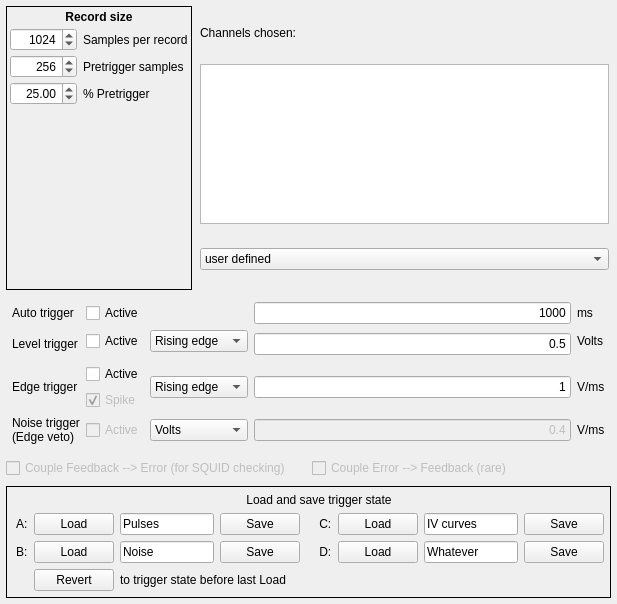
<?xml version="1.0" encoding="UTF-8"?>
<ui version="4.0">
 <class>triggerConfigTab</class>
 <widget class="QWidget" name="triggerConfigTab">
  <property name="geometry">
   <rect>
    <x>0</x>
    <y>0</y>
    <width>617</width>
    <height>604</height>
   </rect>
  </property>
  <property name="sizePolicy">
   <sizepolicy hsizetype="MinimumExpanding" vsizetype="MinimumExpanding">
    <horstretch>0</horstretch>
    <verstretch>0</verstretch>
   </sizepolicy>
  </property>
  <property name="windowTitle">
   <string>Form</string>
  </property>
  <layout class="QVBoxLayout" name="verticalLayout">
   <property name="leftMargin">
    <number>6</number>
   </property>
   <property name="topMargin">
    <number>6</number>
   </property>
   <property name="rightMargin">
    <number>6</number>
   </property>
   <property name="bottomMargin">
    <number>6</number>
   </property>
   <item>
    <layout class="QHBoxLayout" name="horizontalLayout">
     <item>
      <widget class="QFrame" name="recordSizeFrame">
       <property name="frameShape">
        <enum>QFrame::Panel</enum>
       </property>
       <layout class="QGridLayout" name="recordDetailLayout">
        <property name="leftMargin">
         <number>3</number>
        </property>
        <property name="topMargin">
         <number>3</number>
        </property>
        <property name="rightMargin">
         <number>3</number>
        </property>
        <property name="bottomMargin">
         <number>3</number>
        </property>
        <property name="horizontalSpacing">
         <number>6</number>
        </property>
        <property name="verticalSpacing">
         <number>4</number>
        </property>
        <item row="2" column="1">
         <widget class="QLabel" name="pretrigLengthLabel">
          <property name="text">
           <string>Pretrigger samples</string>
          </property>
         </widget>
        </item>
        <item row="2" column="0">
         <widget class="QSpinBox" name="pretrigLengthSpinBox">
          <property name="alignment">
           <set>Qt::AlignRight|Qt::AlignTrailing|Qt::AlignVCenter</set>
          </property>
          <property name="keyboardTracking">
           <bool>false</bool>
          </property>
          <property name="minimum">
           <number>3</number>
          </property>
          <property name="maximum">
           <number>65536</number>
          </property>
          <property name="value">
           <number>256</number>
          </property>
         </widget>
        </item>
        <item row="3" column="1">
         <widget class="QLabel" name="pretrigPercentLabel">
          <property name="text">
           <string>% Pretrigger</string>
          </property>
         </widget>
        </item>
        <item row="1" column="1">
         <widget class="QLabel" name="recordLengthLabel">
          <property name="text">
           <string>Samples per record</string>
          </property>
         </widget>
        </item>
        <item row="4" column="0">
         <spacer name="verticalSpacer">
          <property name="orientation">
           <enum>Qt::Vertical</enum>
          </property>
          <property name="sizeHint" stdset="0">
           <size>
            <width>20</width>
            <height>40</height>
           </size>
          </property>
         </spacer>
        </item>
        <item row="1" column="0">
         <widget class="QSpinBox" name="recordLengthSpinBox">
          <property name="toolTip">
           <string>Samples in a record (from 4 to 2^21)</string>
          </property>
          <property name="alignment">
           <set>Qt::AlignRight|Qt::AlignTrailing|Qt::AlignVCenter</set>
          </property>
          <property name="keyboardTracking">
           <bool>false</bool>
          </property>
          <property name="minimum">
           <number>4</number>
          </property>
          <property name="maximum">
           <number>2097172</number>
          </property>
          <property name="value">
           <number>1024</number>
          </property>
         </widget>
        </item>
        <item row="3" column="0">
         <widget class="QDoubleSpinBox" name="pretrigPercentSpinBox">
          <property name="alignment">
           <set>Qt::AlignRight|Qt::AlignTrailing|Qt::AlignVCenter</set>
          </property>
          <property name="keyboardTracking">
           <bool>false</bool>
          </property>
          <property name="maximum">
           <double>100.000000000000000</double>
          </property>
          <property name="value">
           <double>25.000000000000000</double>
          </property>
         </widget>
        </item>
        <item row="0" column="0" colspan="2">
         <widget class="QLabel" name="label_19">
          <property name="font">
           <font>
            <weight>75</weight>
            <bold>true</bold>
           </font>
          </property>
          <property name="text">
           <string>Record size</string>
          </property>
          <property name="alignment">
           <set>Qt::AlignCenter</set>
          </property>
         </widget>
        </item>
       </layout>
      </widget>
     </item>
     <item>
      <layout class="QVBoxLayout" name="channelsChosenLayout">
       <property name="leftMargin">
        <number>2</number>
       </property>
       <property name="topMargin">
        <number>2</number>
       </property>
       <property name="rightMargin">
        <number>2</number>
       </property>
       <property name="bottomMargin">
        <number>2</number>
       </property>
       <item>
        <widget class="QLabel" name="channelsChosenLabel">
         <property name="sizePolicy">
          <sizepolicy hsizetype="Preferred" vsizetype="Fixed">
           <horstretch>0</horstretch>
           <verstretch>0</verstretch>
          </sizepolicy>
         </property>
         <property name="text">
          <string>Channels chosen:</string>
         </property>
        </widget>
       </item>
       <item>
        <widget class="QPlainTextEdit" name="channelsChosenEdit">
         <property name="sizePolicy">
          <sizepolicy hsizetype="MinimumExpanding" vsizetype="MinimumExpanding">
           <horstretch>0</horstretch>
           <verstretch>0</verstretch>
          </sizepolicy>
         </property>
         <property name="minimumSize">
          <size>
           <width>160</width>
           <height>20</height>
          </size>
         </property>
         <property name="maximumSize">
          <size>
           <width>16777215</width>
           <height>160</height>
          </size>
         </property>
         <property name="sizeIncrement">
          <size>
           <width>0</width>
           <height>0</height>
          </size>
         </property>
         <property name="baseSize">
          <size>
           <width>160</width>
           <height>40</height>
          </size>
         </property>
         <property name="tabChangesFocus">
          <bool>true</bool>
         </property>
        </widget>
       </item>
       <item>
        <widget class="QComboBox" name="channelChooserBox">
         <property name="toolTip">
          <string>Fill the channel list (above) with standard groupings</string>
         </property>
         <item>
          <property name="text">
           <string>user defined</string>
          </property>
         </item>
         <item>
          <property name="text">
           <string>All channels</string>
          </property>
         </item>
         <item>
          <property name="text">
           <string>FB channels</string>
          </property>
         </item>
         <item>
          <property name="text">
           <string>Err channels</string>
          </property>
         </item>
        </widget>
       </item>
      </layout>
     </item>
    </layout>
   </item>
   <item>
    <widget class="QFrame" name="triggerDetailsGroup">
     <property name="enabled">
      <bool>true</bool>
     </property>
     <property name="frameShape">
      <enum>QFrame::NoFrame</enum>
     </property>
     <layout class="QGridLayout" name="gridLayout">
      <property name="leftMargin">
       <number>6</number>
      </property>
      <property name="topMargin">
       <number>6</number>
      </property>
      <property name="rightMargin">
       <number>6</number>
      </property>
      <property name="bottomMargin">
       <number>6</number>
      </property>
      <property name="verticalSpacing">
       <number>6</number>
      </property>
      <item row="1" column="1">
       <widget class="QCheckBox" name="levelTrigActive">
        <property name="toolTip">
         <string>Turn on level trigger for selected channels</string>
        </property>
        <property name="text">
         <string>Active</string>
        </property>
       </widget>
      </item>
      <item row="1" column="3" rowspan="2">
       <widget class="QLineEdit" name="levelEdit">
        <property name="sizePolicy">
         <sizepolicy hsizetype="MinimumExpanding" vsizetype="Fixed">
          <horstretch>0</horstretch>
          <verstretch>0</verstretch>
         </sizepolicy>
        </property>
        <property name="minimumSize">
         <size>
          <width>10</width>
          <height>0</height>
         </size>
        </property>
        <property name="baseSize">
         <size>
          <width>100</width>
          <height>0</height>
         </size>
        </property>
        <property name="toolTip">
         <string>Raw or voltage level for the level trigger</string>
        </property>
        <property name="text">
         <string>0.5</string>
        </property>
        <property name="alignment">
         <set>Qt::AlignRight|Qt::AlignTrailing|Qt::AlignVCenter</set>
        </property>
       </widget>
      </item>
      <item row="0" column="0">
       <widget class="QLabel" name="autoTrigLabel">
        <property name="text">
         <string>Auto trigger</string>
        </property>
        <property name="margin">
         <number>2</number>
        </property>
       </widget>
      </item>
      <item row="8" column="4">
       <widget class="QLabel" name="noiseUnitsLabel">
        <property name="text">
         <string>V/ms</string>
        </property>
       </widget>
      </item>
      <item row="5" column="1">
       <widget class="QCheckBox" name="spikeReject">
        <property name="enabled">
         <bool>false</bool>
        </property>
        <property name="toolTip">
         <string>Whether to use the spike-rejection test in the edge trigger algorithm</string>
        </property>
        <property name="text">
         <string>Spike</string>
        </property>
        <property name="checked">
         <bool>true</bool>
        </property>
       </widget>
      </item>
      <item row="0" column="4">
       <widget class="QLabel" name="autoUnitsLabel">
        <property name="text">
         <string>ms</string>
        </property>
       </widget>
      </item>
      <item row="4" column="1">
       <widget class="QCheckBox" name="edgeTrigActive">
        <property name="toolTip">
         <string>Turn on edge trigger for selected channels</string>
        </property>
        <property name="text">
         <string>Active</string>
        </property>
       </widget>
      </item>
      <item row="4" column="2" rowspan="2">
       <widget class="QComboBox" name="edgeRiseFallBoth">
        <property name="toolTip">
         <string>Trigger these channels on rising edges, falling edges, or both</string>
        </property>
        <item>
         <property name="text">
          <string>Rising edge</string>
         </property>
        </item>
        <item>
         <property name="text">
          <string>Falling edge</string>
         </property>
        </item>
        <item>
         <property name="text">
          <string>Either</string>
         </property>
        </item>
        <item>
         <property name="text">
          <string/>
         </property>
        </item>
       </widget>
      </item>
      <item row="1" column="0" rowspan="2">
       <widget class="QLabel" name="levelTrigLabel">
        <property name="text">
         <string>Level trigger</string>
        </property>
        <property name="margin">
         <number>2</number>
        </property>
       </widget>
      </item>
      <item row="4" column="0" rowspan="2">
       <widget class="QLabel" name="edgeTrigLabel">
        <property name="text">
         <string>Edge trigger</string>
        </property>
        <property name="alignment">
         <set>Qt::AlignLeading|Qt::AlignLeft|Qt::AlignVCenter</set>
        </property>
        <property name="wordWrap">
         <bool>true</bool>
        </property>
        <property name="margin">
         <number>2</number>
        </property>
       </widget>
      </item>
      <item row="4" column="3" rowspan="2">
       <widget class="QLineEdit" name="edgeEdit">
        <property name="sizePolicy">
         <sizepolicy hsizetype="MinimumExpanding" vsizetype="Fixed">
          <horstretch>0</horstretch>
          <verstretch>0</verstretch>
         </sizepolicy>
        </property>
        <property name="minimumSize">
         <size>
          <width>10</width>
          <height>0</height>
         </size>
        </property>
        <property name="baseSize">
         <size>
          <width>100</width>
          <height>0</height>
         </size>
        </property>
        <property name="toolTip">
         <string>Slope threshhold, in Volts/ms.</string>
        </property>
        <property name="text">
         <string>1</string>
        </property>
        <property name="alignment">
         <set>Qt::AlignRight|Qt::AlignTrailing|Qt::AlignVCenter</set>
        </property>
       </widget>
      </item>
      <item row="4" column="4" rowspan="2">
       <widget class="QLabel" name="edgeUnitsLabel">
        <property name="text">
         <string>V/ms</string>
        </property>
       </widget>
      </item>
      <item row="1" column="4">
       <widget class="QLabel" name="levelUnitsLabel">
        <property name="text">
         <string>Volts</string>
        </property>
       </widget>
      </item>
      <item row="8" column="1">
       <widget class="QCheckBox" name="noiseTrigActive">
        <property name="enabled">
         <bool>false</bool>
        </property>
        <property name="toolTip">
         <string>Turn on noise (pulse-free) trigger for selected channels</string>
        </property>
        <property name="text">
         <string>Active</string>
        </property>
       </widget>
      </item>
      <item row="0" column="1">
       <widget class="QCheckBox" name="autoTrigActive">
        <property name="toolTip">
         <string>Turn on auto-trigger for selected channels</string>
        </property>
        <property name="text">
         <string>Active</string>
        </property>
       </widget>
      </item>
      <item row="8" column="3">
       <widget class="QLineEdit" name="noiseEdit">
        <property name="enabled">
         <bool>false</bool>
        </property>
        <property name="sizePolicy">
         <sizepolicy hsizetype="MinimumExpanding" vsizetype="Fixed">
          <horstretch>0</horstretch>
          <verstretch>0</verstretch>
         </sizepolicy>
        </property>
        <property name="minimumSize">
         <size>
          <width>10</width>
          <height>0</height>
         </size>
        </property>
        <property name="baseSize">
         <size>
          <width>100</width>
          <height>0</height>
         </size>
        </property>
        <property name="toolTip">
         <string>Pulses large than this threshold are NOT recorded in noise trigger mode.</string>
        </property>
        <property name="text">
         <string>0.4</string>
        </property>
        <property name="alignment">
         <set>Qt::AlignRight|Qt::AlignTrailing|Qt::AlignVCenter</set>
        </property>
       </widget>
      </item>
      <item row="1" column="2">
       <widget class="QComboBox" name="levelRiseFallBoth">
        <item>
         <property name="text">
          <string>Rising edge</string>
         </property>
        </item>
        <item>
         <property name="text">
          <string>Falling edge</string>
         </property>
        </item>
        <item>
         <property name="text">
          <string>Either</string>
         </property>
        </item>
       </widget>
      </item>
      <item row="0" column="3">
       <widget class="QLineEdit" name="autoTimeEdit">
        <property name="sizePolicy">
         <sizepolicy hsizetype="MinimumExpanding" vsizetype="Fixed">
          <horstretch>0</horstretch>
          <verstretch>0</verstretch>
         </sizepolicy>
        </property>
        <property name="minimumSize">
         <size>
          <width>10</width>
          <height>0</height>
         </size>
        </property>
        <property name="baseSize">
         <size>
          <width>100</width>
          <height>0</height>
         </size>
        </property>
        <property name="toolTip">
         <string>Time between auto triggers (ms)</string>
        </property>
        <property name="text">
         <string>1000</string>
        </property>
        <property name="alignment">
         <set>Qt::AlignRight|Qt::AlignTrailing|Qt::AlignVCenter</set>
        </property>
       </widget>
      </item>
      <item row="8" column="0">
       <widget class="QLabel" name="noiseTrigLabel">
        <property name="text">
         <string>Noise trigger
(Edge veto)</string>
        </property>
        <property name="margin">
         <number>2</number>
        </property>
       </widget>
      </item>
      <item row="8" column="2">
       <widget class="QComboBox" name="levelVoltsRaw">
        <property name="toolTip">
         <string>Units for the level trigger value</string>
        </property>
        <property name="currentIndex">
         <number>0</number>
        </property>
        <item>
         <property name="text">
          <string>Volts</string>
         </property>
        </item>
        <item>
         <property name="text">
          <string>Raw</string>
         </property>
        </item>
       </widget>
      </item>
     </layout>
    </widget>
   </item>
   <item>
    <layout class="QGridLayout" name="couplingGridLayout" columnstretch="0,0" columnminimumwidth="0,0">
     <property name="topMargin">
      <number>2</number>
     </property>
     <property name="bottomMargin">
      <number>2</number>
     </property>
     <item row="0" column="0">
      <widget class="QCheckBox" name="coupleFBToErrCheckBox">
       <property name="enabled">
        <bool>false</bool>
       </property>
       <property name="toolTip">
        <string>If checked, any trigger in a FB channel will also trigger the corresponding Error chan</string>
       </property>
       <property name="text">
        <string>Couple Feedback --&gt; Error (for SQUID checking)</string>
       </property>
      </widget>
     </item>
     <item row="0" column="1">
      <widget class="QCheckBox" name="coupleErrToFBCheckBox">
       <property name="enabled">
        <bool>false</bool>
       </property>
       <property name="toolTip">
        <string>If checked, any trigger in an error channel will also trigger the corresponding FB chan</string>
       </property>
       <property name="text">
        <string>Couple Error --&gt; Feedback (rare)</string>
       </property>
      </widget>
     </item>
    </layout>
   </item>
   <item>
    <widget class="QFrame" name="triggerLoadSaveFrame">
     <property name="frameShape">
      <enum>QFrame::Panel</enum>
     </property>
     <layout class="QGridLayout" name="triggerSaveLayout" columnstretch="0,0,0,0,0,0,0,0">
      <property name="topMargin">
       <number>6</number>
      </property>
      <property name="rightMargin">
       <number>6</number>
      </property>
      <property name="bottomMargin">
       <number>6</number>
      </property>
      <property name="spacing">
       <number>6</number>
      </property>
      <item row="3" column="2" colspan="4">
       <widget class="QLabel" name="revertLabel">
        <property name="text">
         <string>to trigger state before last Load</string>
        </property>
       </widget>
      </item>
      <item row="3" column="1">
       <widget class="QPushButton" name="loadTriggerRevert">
        <property name="toolTip">
         <string>Undo the last trigger state load</string>
        </property>
        <property name="text">
         <string>Revert</string>
        </property>
       </widget>
      </item>
      <item row="2" column="4">
       <widget class="QLabel" name="label_4">
        <property name="text">
         <string>    D:</string>
        </property>
       </widget>
      </item>
      <item row="1" column="4">
       <widget class="QLabel" name="label_3">
        <property name="text">
         <string>    C:</string>
        </property>
       </widget>
      </item>
      <item row="0" column="2" colspan="5">
       <widget class="QLabel" name="triggerSaveLabel">
        <property name="text">
         <string>Load and save trigger state</string>
        </property>
        <property name="alignment">
         <set>Qt::AlignCenter</set>
        </property>
       </widget>
      </item>
      <item row="2" column="6">
       <widget class="QLineEdit" name="nameTriggerD">
        <property name="toolTip">
         <string>Mnemonic label for trigger state D</string>
        </property>
        <property name="whatsThis">
         <string>This label helps you to remember the meaning of saved trigger state D</string>
        </property>
        <property name="text">
         <string>Whatever</string>
        </property>
       </widget>
      </item>
      <item row="2" column="7">
       <widget class="QPushButton" name="saveTriggerD">
        <property name="toolTip">
         <string>Save current trigger state in slot D</string>
        </property>
        <property name="text">
         <string>Save</string>
        </property>
       </widget>
      </item>
      <item row="1" column="7">
       <widget class="QPushButton" name="saveTriggerC">
        <property name="toolTip">
         <string>Save current trigger state in slot C</string>
        </property>
        <property name="text">
         <string>Save</string>
        </property>
       </widget>
      </item>
      <item row="1" column="5">
       <widget class="QPushButton" name="loadTriggerC">
        <property name="enabled">
         <bool>true</bool>
        </property>
        <property name="toolTip">
         <string>Load current trigger state from slot C</string>
        </property>
        <property name="text">
         <string>Load</string>
        </property>
       </widget>
      </item>
      <item row="2" column="5">
       <widget class="QPushButton" name="loadTriggerD">
        <property name="enabled">
         <bool>true</bool>
        </property>
        <property name="toolTip">
         <string>Load current trigger state from slot D</string>
        </property>
        <property name="text">
         <string>Load</string>
        </property>
       </widget>
      </item>
      <item row="1" column="6">
       <widget class="QLineEdit" name="nameTriggerC">
        <property name="toolTip">
         <string>Mnemonic label for trigger state C</string>
        </property>
        <property name="whatsThis">
         <string>This label helps you to remember the meaning of saved trigger state C</string>
        </property>
        <property name="text">
         <string>IV curves</string>
        </property>
       </widget>
      </item>
      <item row="1" column="1">
       <widget class="QPushButton" name="loadTriggerA">
        <property name="enabled">
         <bool>true</bool>
        </property>
        <property name="toolTip">
         <string>Load current trigger state from slot A</string>
        </property>
        <property name="text">
         <string>Load</string>
        </property>
       </widget>
      </item>
      <item row="2" column="2">
       <widget class="QLineEdit" name="nameTriggerB">
        <property name="toolTip">
         <string>Mnemonic label for trigger state B</string>
        </property>
        <property name="whatsThis">
         <string>This label helps you to remember the meaning of saved trigger state B</string>
        </property>
        <property name="text">
         <string>Noise</string>
        </property>
       </widget>
      </item>
      <item row="1" column="2">
       <widget class="QLineEdit" name="nameTriggerA">
        <property name="toolTip">
         <string>Mnemonic label for trigger state A</string>
        </property>
        <property name="whatsThis">
         <string>This label helps you to remember the meaning of saved trigger state A</string>
        </property>
        <property name="text">
         <string>Pulses</string>
        </property>
       </widget>
      </item>
      <item row="2" column="0">
       <widget class="QLabel" name="label_2">
        <property name="text">
         <string>B:</string>
        </property>
       </widget>
      </item>
      <item row="1" column="0">
       <widget class="QLabel" name="label">
        <property name="text">
         <string>A:</string>
        </property>
       </widget>
      </item>
      <item row="2" column="1">
       <widget class="QPushButton" name="loadTriggerB">
        <property name="enabled">
         <bool>true</bool>
        </property>
        <property name="toolTip">
         <string>Load current trigger state from slot B</string>
        </property>
        <property name="text">
         <string>Load</string>
        </property>
       </widget>
      </item>
      <item row="1" column="3">
       <widget class="QPushButton" name="saveTriggerA">
        <property name="toolTip">
         <string>Save current trigger state in slot A</string>
        </property>
        <property name="text">
         <string>Save</string>
        </property>
       </widget>
      </item>
      <item row="2" column="3">
       <widget class="QPushButton" name="saveTriggerB">
        <property name="toolTip">
         <string>Save current trigger state in slot B</string>
        </property>
        <property name="text">
         <string>Save</string>
        </property>
       </widget>
      </item>
     </layout>
    </widget>
   </item>
  </layout>
 </widget>
 <tabstops>
  <tabstop>recordLengthSpinBox</tabstop>
  <tabstop>pretrigLengthSpinBox</tabstop>
  <tabstop>pretrigPercentSpinBox</tabstop>
 </tabstops>
 <resources/>
 <connections>
  <connection>
   <sender>channelChooserBox</sender>
   <signal>currentIndexChanged(int)</signal>
   <receiver>triggerConfigTab</receiver>
   <slot>channelChooserChanged(int)</slot>
   <hints>
    <hint type="sourcelabel">
     <x>559</x>
     <y>218</y>
    </hint>
    <hint type="destinationlabel">
     <x>461</x>
     <y>123</y>
    </hint>
   </hints>
  </connection>
  <connection>
   <sender>coupleFBToErrCheckBox</sender>
   <signal>toggled(bool)</signal>
   <receiver>triggerConfigTab</receiver>
   <slot>checkedCoupleFBErr(bool)</slot>
   <hints>
    <hint type="sourcelabel">
     <x>44</x>
     <y>433</y>
    </hint>
    <hint type="destinationlabel">
     <x>51</x>
     <y>302</y>
    </hint>
   </hints>
  </connection>
  <connection>
   <sender>coupleErrToFBCheckBox</sender>
   <signal>toggled(bool)</signal>
   <receiver>triggerConfigTab</receiver>
   <slot>checkedCoupleErrFB(bool)</slot>
   <hints>
    <hint type="sourcelabel">
     <x>560</x>
     <y>414</y>
    </hint>
    <hint type="destinationlabel">
     <x>401</x>
     <y>349</y>
    </hint>
   </hints>
  </connection>
  <connection>
   <sender>autoTrigActive</sender>
   <signal>clicked()</signal>
   <receiver>triggerConfigTab</receiver>
   <slot>changedAutoTrigConfig()</slot>
   <hints>
    <hint type="sourcelabel">
     <x>121</x>
     <y>260</y>
    </hint>
    <hint type="destinationlabel">
     <x>138</x>
     <y>239</y>
    </hint>
   </hints>
  </connection>
  <connection>
   <sender>autoTimeEdit</sender>
   <signal>editingFinished()</signal>
   <receiver>triggerConfigTab</receiver>
   <slot>changedAutoTrigConfig()</slot>
   <hints>
    <hint type="sourcelabel">
     <x>417</x>
     <y>263</y>
    </hint>
    <hint type="destinationlabel">
     <x>419</x>
     <y>241</y>
    </hint>
   </hints>
  </connection>
  <connection>
   <sender>levelTrigActive</sender>
   <signal>clicked()</signal>
   <receiver>triggerConfigTab</receiver>
   <slot>changedLevelTrigConfig()</slot>
   <hints>
    <hint type="sourcelabel">
     <x>137</x>
     <y>285</y>
    </hint>
    <hint type="destinationlabel">
     <x>106</x>
     <y>240</y>
    </hint>
   </hints>
  </connection>
  <connection>
   <sender>levelEdit</sender>
   <signal>editingFinished()</signal>
   <receiver>triggerConfigTab</receiver>
   <slot>changedLevelTrigConfig()</slot>
   <hints>
    <hint type="sourcelabel">
     <x>348</x>
     <y>286</y>
    </hint>
    <hint type="destinationlabel">
     <x>328</x>
     <y>236</y>
    </hint>
   </hints>
  </connection>
  <connection>
   <sender>levelVoltsRaw</sender>
   <signal>currentIndexChanged(int)</signal>
   <receiver>triggerConfigTab</receiver>
   <slot>changedLevelUnits()</slot>
   <hints>
    <hint type="sourcelabel">
     <x>271</x>
     <y>285</y>
    </hint>
    <hint type="destinationlabel">
     <x>286</x>
     <y>400</y>
    </hint>
   </hints>
  </connection>
  <connection>
   <sender>edgeEdit</sender>
   <signal>editingFinished()</signal>
   <receiver>triggerConfigTab</receiver>
   <slot>changedEdgeTrigConfig()</slot>
   <hints>
    <hint type="sourcelabel">
     <x>424</x>
     <y>326</y>
    </hint>
    <hint type="destinationlabel">
     <x>299</x>
     <y>283</y>
    </hint>
   </hints>
  </connection>
  <connection>
   <sender>edgeRiseFallBoth</sender>
   <signal>currentIndexChanged(int)</signal>
   <receiver>triggerConfigTab</receiver>
   <slot>changedEdgeTrigConfig()</slot>
   <hints>
    <hint type="sourcelabel">
     <x>234</x>
     <y>327</y>
    </hint>
    <hint type="destinationlabel">
     <x>299</x>
     <y>283</y>
    </hint>
   </hints>
  </connection>
  <connection>
   <sender>edgeTrigActive</sender>
   <signal>clicked()</signal>
   <receiver>triggerConfigTab</receiver>
   <slot>changedEdgeTrigConfig()</slot>
   <hints>
    <hint type="sourcelabel">
     <x>137</x>
     <y>317</y>
    </hint>
    <hint type="destinationlabel">
     <x>299</x>
     <y>283</y>
    </hint>
   </hints>
  </connection>
  <connection>
   <sender>spikeReject</sender>
   <signal>clicked()</signal>
   <receiver>triggerConfigTab</receiver>
   <slot>changedEdgeTrigConfig()</slot>
   <hints>
    <hint type="sourcelabel">
     <x>137</x>
     <y>336</y>
    </hint>
    <hint type="destinationlabel">
     <x>299</x>
     <y>283</y>
    </hint>
   </hints>
  </connection>
  <connection>
   <sender>noiseTrigActive</sender>
   <signal>clicked()</signal>
   <receiver>triggerConfigTab</receiver>
   <slot>changedNoiseTrigConfig()</slot>
   <hints>
    <hint type="sourcelabel">
     <x>205</x>
     <y>359</y>
    </hint>
    <hint type="destinationlabel">
     <x>299</x>
     <y>283</y>
    </hint>
   </hints>
  </connection>
  <connection>
   <sender>noiseEdit</sender>
   <signal>editingFinished()</signal>
   <receiver>triggerConfigTab</receiver>
   <slot>changedNoiseTrigConfig()</slot>
   <hints>
    <hint type="sourcelabel">
     <x>424</x>
     <y>359</y>
    </hint>
    <hint type="destinationlabel">
     <x>299</x>
     <y>283</y>
    </hint>
   </hints>
  </connection>
  <connection>
   <sender>recordLengthSpinBox</sender>
   <signal>valueChanged(int)</signal>
   <receiver>triggerConfigTab</receiver>
   <slot>changedRecordLength(int)</slot>
   <hints>
    <hint type="sourcelabel">
     <x>75</x>
     <y>27</y>
    </hint>
    <hint type="destinationlabel">
     <x>299</x>
     <y>283</y>
    </hint>
   </hints>
  </connection>
  <connection>
   <sender>pretrigLengthSpinBox</sender>
   <signal>valueChanged(int)</signal>
   <receiver>triggerConfigTab</receiver>
   <slot>editedPretrigLength()</slot>
   <hints>
    <hint type="sourcelabel">
     <x>75</x>
     <y>60</y>
    </hint>
    <hint type="destinationlabel">
     <x>299</x>
     <y>283</y>
    </hint>
   </hints>
  </connection>
  <connection>
   <sender>pretrigPercentSpinBox</sender>
   <signal>valueChanged(double)</signal>
   <receiver>triggerConfigTab</receiver>
   <slot>editedPretrigPercentage()</slot>
   <hints>
    <hint type="sourcelabel">
     <x>75</x>
     <y>93</y>
    </hint>
    <hint type="destinationlabel">
     <x>299</x>
     <y>283</y>
    </hint>
   </hints>
  </connection>
  <connection>
   <sender>levelRiseFallBoth</sender>
   <signal>currentIndexChanged(int)</signal>
   <receiver>triggerConfigTab</receiver>
   <slot>changedLevelTrigConfig()</slot>
   <hints>
    <hint type="sourcelabel">
     <x>227</x>
     <y>337</y>
    </hint>
    <hint type="destinationlabel">
     <x>308</x>
     <y>301</y>
    </hint>
   </hints>
  </connection>
 </connections>
 <slots>
  <slot>editedPretrigPercentage()</slot>
  <slot>changedRecordLength(int)</slot>
  <slot>editedPretrigLength()</slot>
  <slot>channelChooserChanged(int)</slot>
  <slot>changedAutoTrigConfig()</slot>
  <slot>changedLevelTrigConfig()</slot>
  <slot>changedLevelUnits()</slot>
  <slot>changedEdgeTrigConfig()</slot>
  <slot>changedNoiseTrigConfig()</slot>
  <slot>checkedCoupleErrFB(bool)</slot>
  <slot>checkedCoupleFBErr(bool)</slot>
  <slot>changedFFTConfig()</slot>
  <slot>stopAllFFT()</slot>
  <slot>changedSpikeReject(bool)</slot>
 </slots>
</ui>
